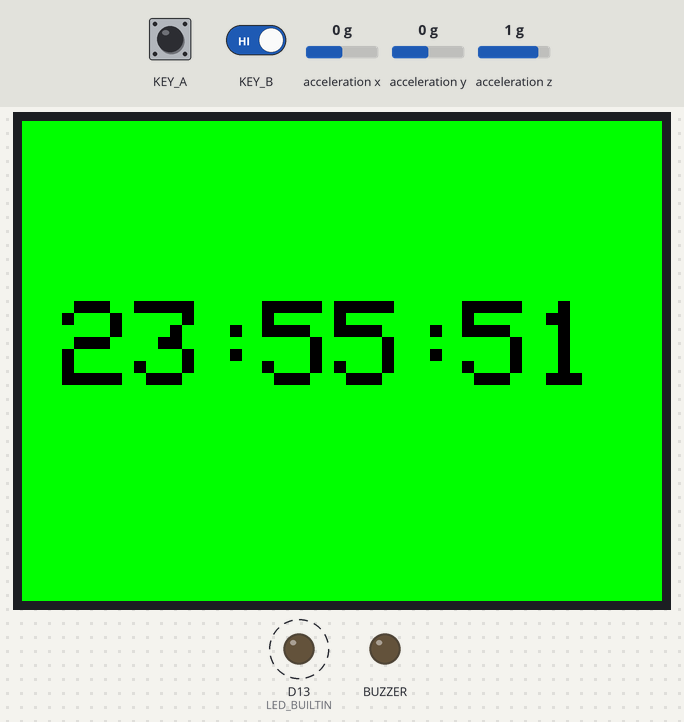
A sketch run on a simulated Seeed Wio Terminal. Shown: 320×240 colour display, output pins drawn as LEDs (lit = HIGH). Dashed ring = blinking. The test bench sets the inputs (shaded band); at power-on: KEY_A HIGH, KEY_B HIGH, acceleration x 0 g, acceleration y 0 g, acceleration z 1 g. What the sketch prints to the serial monitor is not drawn.

Above: at 1.6 s.
1.7 s: KEY_A pulled LOW for 0.15 s
At 2.28 s:
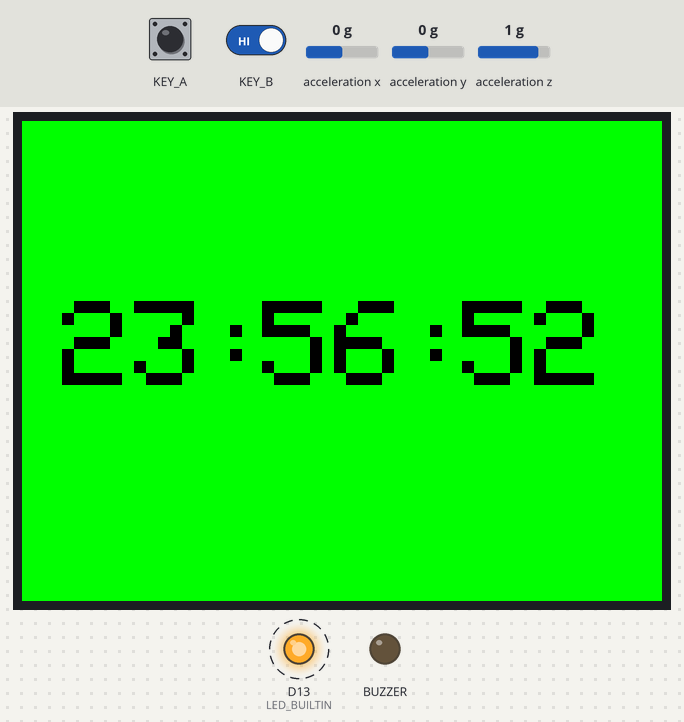
2.4 s: KEY_B driven LOW
At 2.5 s:
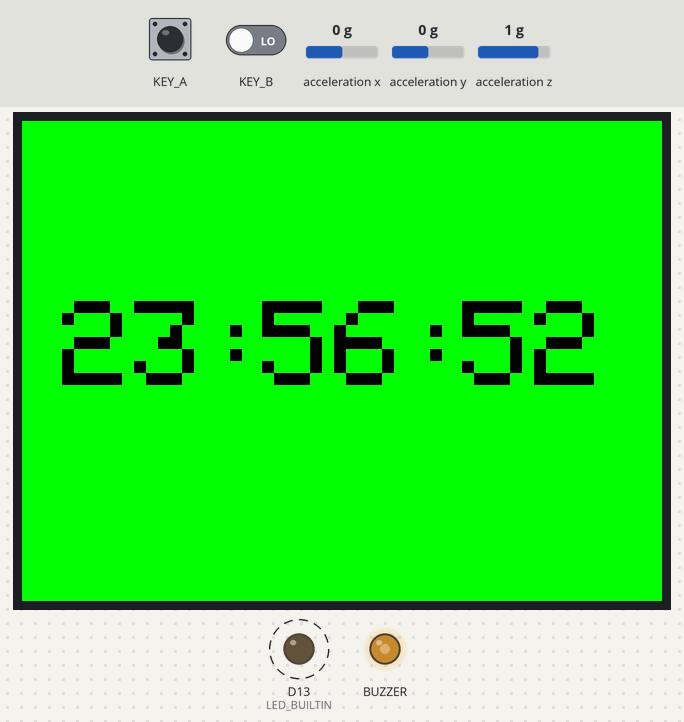
4.7 s: KEY_A pulled LOW for 1 s
At 6.1 s:
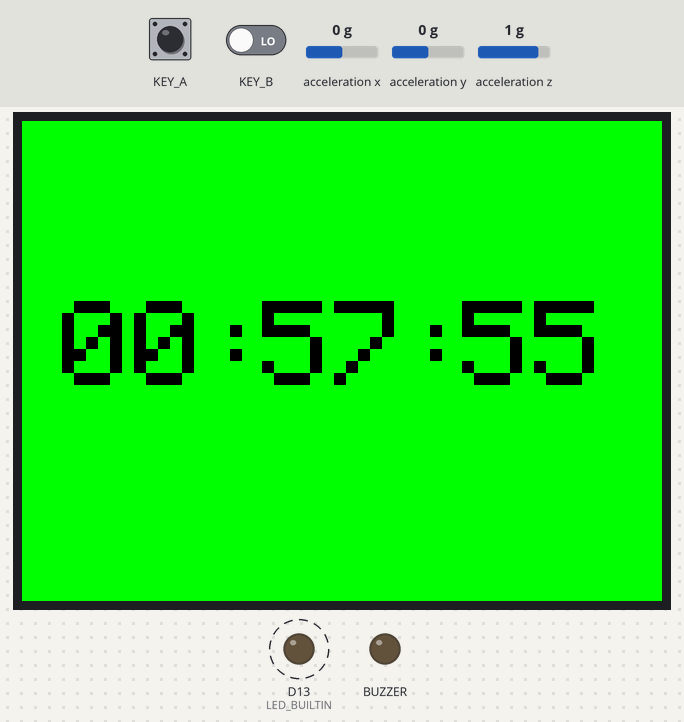
Timing chart, 0 to 13.2 s (numbered marks = the images above; inputs shaded):
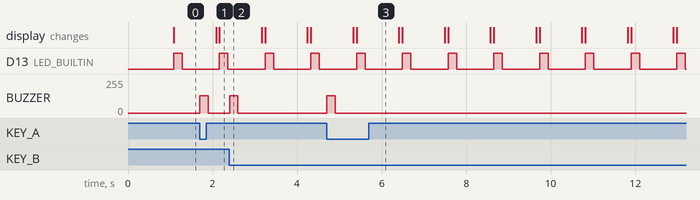

The sketch:

sketch_apr26c.ino
```cpp
#include "LIS3DHTR.h"
LIS3DHTR<TwoWire> lis; //SPI

#include "math.h"
#include"TFT_eSPI.h"
TFT_eSPI tft;

int count = 0;

void print_display();
//void reset_display();


int hours = 23;
int minutes = 55;
int seconds = 50;

bool last_pressed_A = false;
bool last_pressed_B = false;

bool newdata_A = false;
bool newdata_B = false;

unsigned long int nowtime = 0;
int time_print_interval = 1000;

unsigned long int nowtime_changetime = 0;
int time_change_interval = 1000;

unsigned long int nowtime_changeled = 0;
int time_led_interval = 200;

unsigned long int nowtime_buzzer = 0;
int time_buzzer_interval = 200;
bool buzzer_status = LOW;

unsigned long int acclerometer_time = 0;
int acclerometer_interval = 5000;

bool ledstatus = LOW;
bool changesecond = LOW;
bool ledcomplete = LOW;
bool int_change = LOW;
bool play_buzzer = LOW;
bool off_mode = LOW;


float x_values, y_values, z_values;
int xangle;


void setup() {

  tft.begin();
  tft.setRotation(3);
  tft.setCursor(0, 10);
  tft.fillScreen(TFT_GREEN);
  tft.setTextColor(TFT_BLACK);          //sets the text colour to black
  tft.setTextSize(6);

  lis.begin(Wire1);
  lis.setOutputDataRate(LIS3DHTR_DATARATE_25HZ); // Setting output data rage to 25Hz, can be set up tp 5kHz
  lis.setFullScaleRange(LIS3DHTR_RANGE_2G); // Setting scale range to 2g, select from 2,4,8,16g

  digitalWrite(LED_BUILTIN, ledstatus);


  pinMode(LED_BUILTIN, OUTPUT);
  pinMode(WIO_KEY_A, INPUT_PULLUP);
  attachInterrupt(digitalPinToInterrupt(WIO_KEY_A), change_minute, LOW);
  attachInterrupt(digitalPinToInterrupt(WIO_KEY_B), change_hour, LOW);
  Serial.begin(9600); // opens serial port, sets data rate to 9600 bps
}


void loop() {

  last_pressed_A = false;
  last_pressed_B = false;

  if (!off_mode && newdata_A) {
    minutes++;
    newdata_A = false;
    int_change = HIGH;
    play_buzzer = true;
    //    acclerometer_time = millis();
    //    digitalWrite(LCD_BACKLIGHT, HIGH);

  } // if

  if (!off_mode && newdata_B) {
    hours++;
    newdata_B = false;
    int_change = HIGH;
    play_buzzer = true;
    //    acclerometer_time = millis();
    //    digitalWrite(LCD_BACKLIGHT, HIGH);

  } // if

  /////////////////////////////////
  //acclerometer

  x_values = lis.getAccelerationX();
  y_values = lis.getAccelerationY();
  z_values = lis.getAccelerationZ();

  xangle = abs(asin(x_values) * 180 / 3.1415);

  if (xangle > 43 && xangle < 48) {
    acclerometer_time = millis();

    digitalWrite(LCD_BACKLIGHT, HIGH);

    off_mode = LOW;
  }

  if (millis() - acclerometer_time >= acclerometer_interval) {

    digitalWrite(LCD_BACKLIGHT, LOW);
    off_mode = HIGH;
    newdata_A = false;
    newdata_B = false;

  }

  ////////////////////////////////////

  if (millis() - nowtime >= time_print_interval) {
    tft.fillScreen(TFT_GREEN);

    seconds  += (millis() - nowtime) / 1000;
    changesecond = HIGH;
    if (seconds / 60 == 1) {
      seconds = 0;
      minutes += 1;
    }

    if (minutes / 60 == 1) {
      minutes = 0;
      if (!int_change) {
        hours += 1;
      }
    }

    if (hours / 24 == 1) {
      hours = 0;
    }


    print_display();

    nowtime = millis();

    int_change = LOW;
  } // if

  if (changesecond && (millis() - nowtime_changeled >= time_led_interval)) {

    ledstatus = !ledstatus;
    digitalWrite(LED_BUILTIN, ledstatus);
    if (ledstatus == LOW) {
      changesecond = LOW;
    }
    nowtime_changeled = millis();
  }


  if (play_buzzer && (millis() - nowtime_buzzer >= time_buzzer_interval)) {

    buzzer_status = !buzzer_status;
    if (buzzer_status) {
      analogWrite(WIO_BUZZER, 128);
    }
    else {
      analogWrite(WIO_BUZZER, 0);
      play_buzzer = LOW;

    }
    nowtime_buzzer = millis();
  }


}


////////////////////////////////////

void print_display() {
  if (hours < 10) {
    Serial.print(0); Serial.print(hours); Serial.print(":");
    tft.drawString("0" + String(hours) + ":", 20, 90);
  }
  else {
    Serial.print(hours); Serial.print(":");
    tft.drawString(String(hours) + ":", 20, 90);

  }


  if (minutes < 10) {
    Serial.print(0); Serial.print(minutes); Serial.print(":");
    tft.drawString("0" + String(minutes) + ":", 120, 90);

  }
  else {
    Serial.print(minutes); Serial.print(":");
    tft.drawString(String(minutes) + ":", 120, 90);

  }

  if (seconds < 10) {
    Serial.print(0); Serial.print(seconds);
    tft.drawString("0" + String(seconds) , 220, 90);

  }
  else {
    Serial.print(seconds);
    tft.drawString(String(seconds) , 220, 90);

  }
  Serial.println();

}
///////////

void blink_led() {

  if (millis() - nowtime_changeled >= time_led_interval) {
    ledstatus = !ledstatus;
    digitalWrite(LED_BUILTIN, ledstatus);

  }
}

/////////////////////////////

void change_hour() {
  if (!last_pressed_B) {
    last_pressed_B = true;
    newdata_B = true;
    //    play_buzzer = true;
  } // if
}


void change_minute() {
  if (!last_pressed_A) {
    last_pressed_A = true;
    newdata_A = true;
    //    play_buzzer = true;
  } // if
}
```

Measured:
- after the input at 1.7 s, BUZZER: 0/255 → 128/255 at once, → 0/255 0.20 s later
- after the input at 2.4 s, BUZZER: 0/255 → 128/255 at once, → 0/255 0.20 s later
- after the input at 4.7 s, BUZZER: 0/255 → 128/255 at once, → 0/255 0.20 s later
- by itself, D13 (LED_BUILTIN): alternates HIGH for 0.20 s and LOW for 0.88 s
